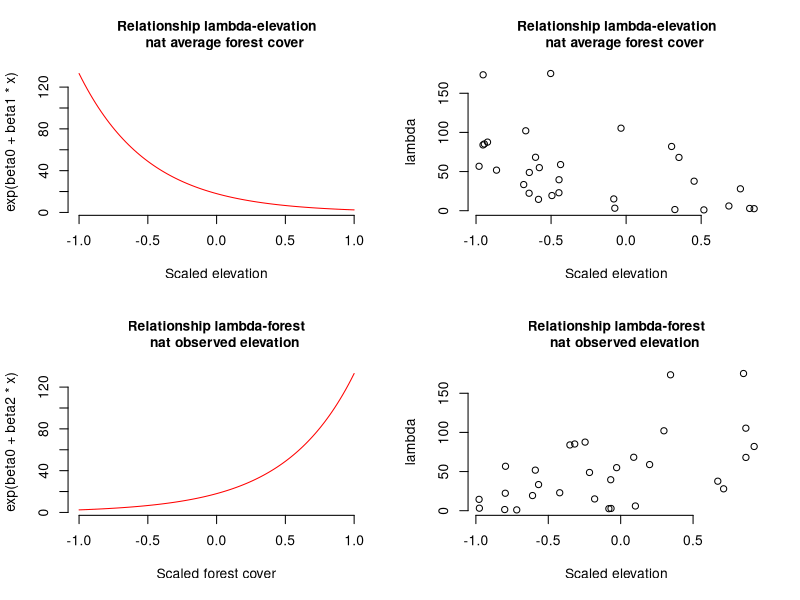
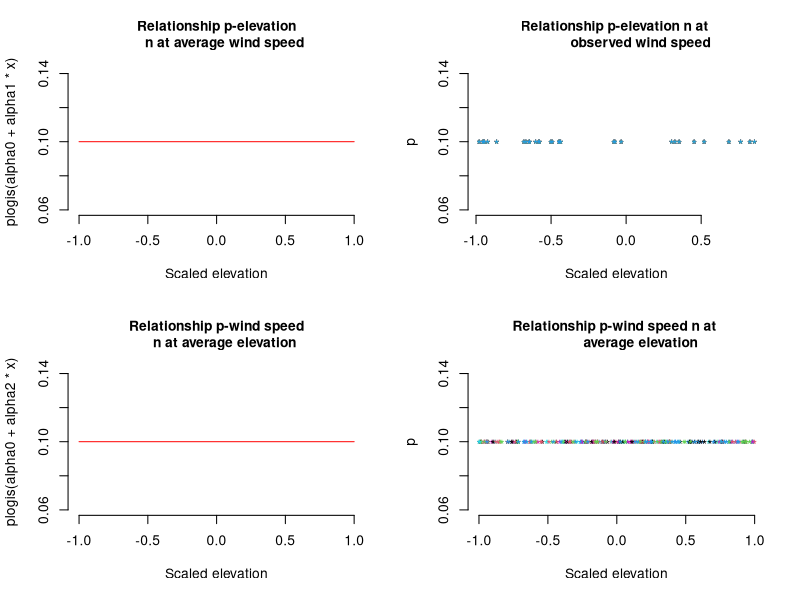
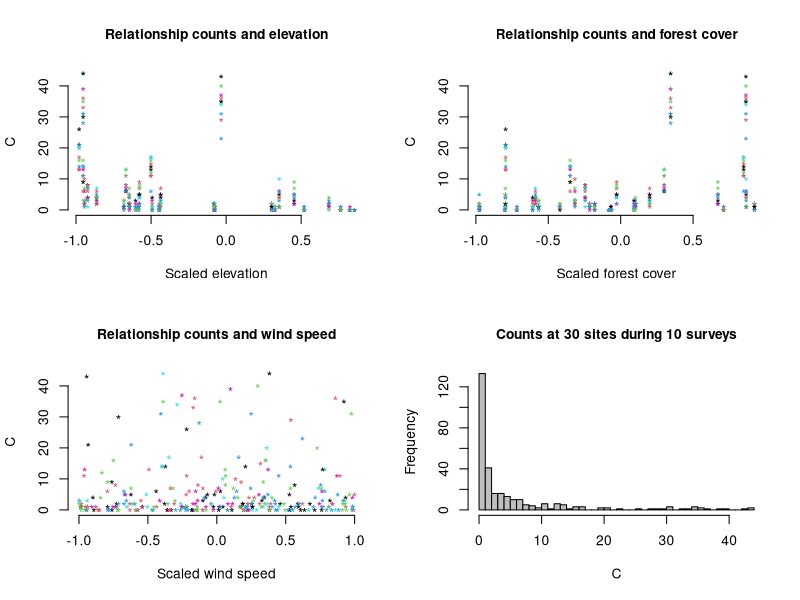
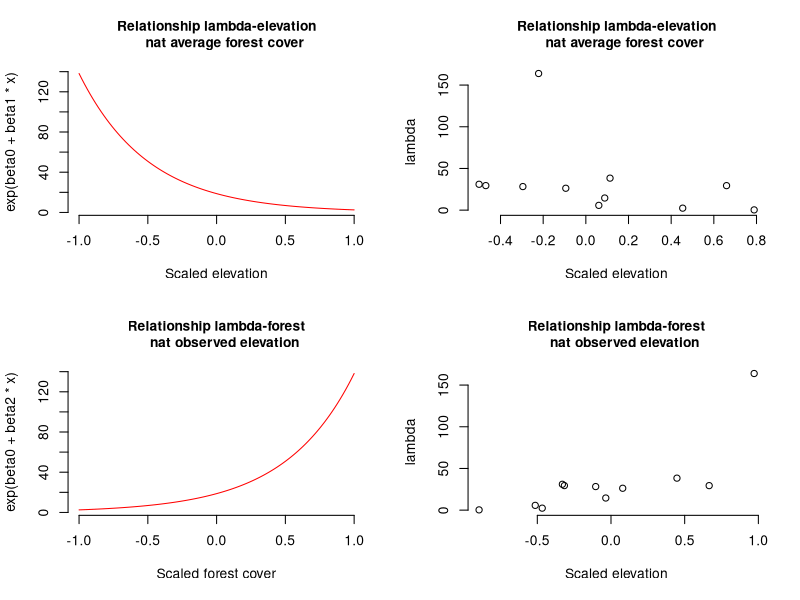
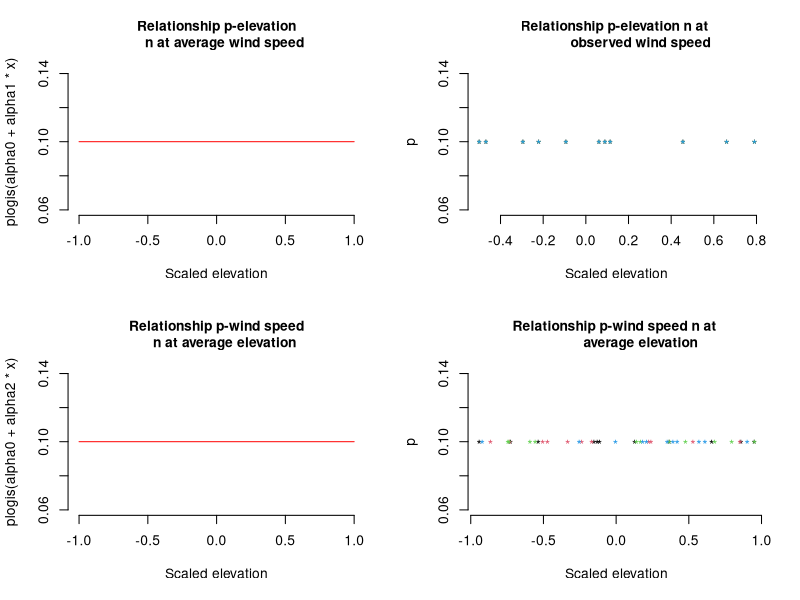
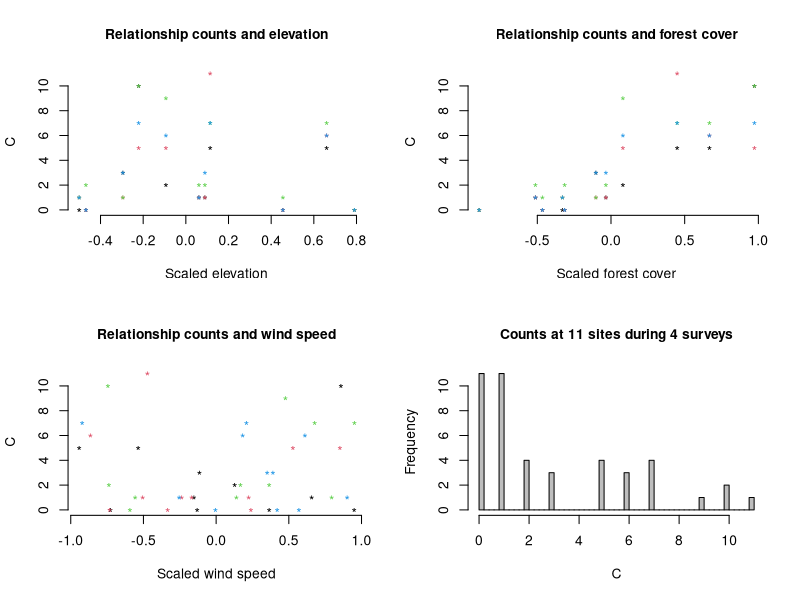

R code for these plots, in order:
###Simulation for count data
###attempt to adapt to CLNU data
library(MASS)

n.trnscts.per.Forest_type <- 3
n.vsts.per.month <- 2

data.CLNU <- function(M=30, J=10, mean.lambda=18, beta1=-2, beta2= 2, beta3= 1,
                    mean.detection=0.1, alpha1=0, alpha2=0, alpha3=0, show.plot = TRUE){
  #create covariates
  elev<- runif(n=M, -1,1) #vector for elevation
  forest<- runif(n=M, -1,1) #vector for forest cover
  wind<- array(runif(n=M*J, -1,1), dim = c(M,J)) #array for wind speed
  #new covariates
  new_FT_sim <- rep(c("PIAL", "PICO", "PIFL", "PSME","PIEN"),
                         each = n.trnscts.per.Forest_type)
  new_mo_sim <- rep(c("July-August", "October", "September"),
                   each = n.vsts.per.month)
  
  #Model for abundance
  beta0<- log(mean.lambda) #Same on log scale
  lambda<-exp(beta0 + beta1*elev + beta2*forest + beta3*elev*forest)
  N<-rnegbin(n=M, mu = lambda, theta = 1.6)
  Ntotal <- sum(N)
  psi.true<- mean(N>0)
  #Plots
  if(show.plot){
    par(mfrow = c(2,2), cex.main=1)
    devAskNewPage(ask = TRUE)
    curve(exp(beta0+beta1*x), -1,1, col = "red", main = "Relationship lambda-elevation\
    nat average forest cover", frame.plot=F, xlab = "Scaled elevation")
    plot(elev, lambda, xlab = "Scaled elevation", main= "Relationship lambda-elevation\
    nat average forest cover", frame.plot=F)
    curve(exp(beta0 + beta2*x), -1,1, col = "red", main = "Relationship lambda-forest\
    nat observed elevation", frame.plot=F, xlab = "Scaled forest cover")
    plot(forest, lambda, xlab = "Scaled elevation", main= "Relationship lambda-forest\
    nat observed elevation", frame.plot=F)
  }
  #Model for observations
  alpha0<- qlogis(mean.detection)
  p<- plogis(alpha0 + alpha1*elev + alpha2*wind + alpha3*elev*wind)
  C<- matrix(NA, nrow=M, ncol=J)
  for(i in 1:J){
    C[,i]<- rbinom(n=M, size=N, prob=p[,i])
  }
  summaxC<- sum(apply(C,1,max))
  psi.obs <- mean(apply(C,1,max)>0)
  
  if(show.plot){
    par(mfrow=c(2,2))
    curve(plogis(alpha0 + alpha1*x), -1,1, col = "red", main = "Relationship p-elevation\
    n at average wind speed", frame.plot=F, xlab = "Scaled elevation")
    matplot(elev, p, xlab= "Scaled elevation", main = "Relationship p-elevation\ n at 
            observed wind speed", pch="*", frame.plot=F)
    curve(plogis(alpha0 + alpha2*x), -1,1, col = "red", main = "Relationship p-wind speed\
    n at average elevation", frame.plot=F, xlab = "Scaled elevation")
    matplot(wind, p, xlab= "Scaled elevation", main = "Relationship p-wind speed\ n at 
            average elevation", pch="*", frame.plot=F)
    
    matplot(elev, C, xlab= "Scaled elevation", main = "Relationship counts and elevation",
            pch="*", frame.plot=F)
    matplot(forest, C, xlab= "Scaled forest cover", main = "Relationship counts and forest cover",
            pch="*", frame.plot=F)
    matplot(wind, C, xlab= "Scaled wind speed", main = "Relationship counts and wind speed",
            pch="*", frame.plot=F)
    desc<- paste('Counts at', M, "sites during", J, 'surveys')
    hist(C, main = desc, breaks=50, col= 'grey')
  }
  #output
  return(list(M=M,J=J, mean.lambda=mean.lambda, beta0=beta0, beta1=beta1, beta2=beta2,
              beta3=beta3, mean.detection=mean.detection, alpha0=alpha0, alpha1=alpha1,
              alpha2=alpha2, alpha3=alpha3, elev=elev, forest=forest, wind=wind, lamda=lambda,
              N=N, p=p, C=C, Ntotal=Ntotal, psi.true=psi.true, summaxC=summaxC, psi.obs=psi.obs))
}
###
### M=11
### J=4
### Param dist = neg binom
### Cofactors: Forest type: 5 levels
###            Month: 3 levels
### Covariates: Year: -0.05 per year




data.CLNU()
data.CLNU(M=11, J=4, mean.lambda = 18.7, mean.detection = 0.1)
data<-data.CLNU(show.plot = FALSE)

data$C



